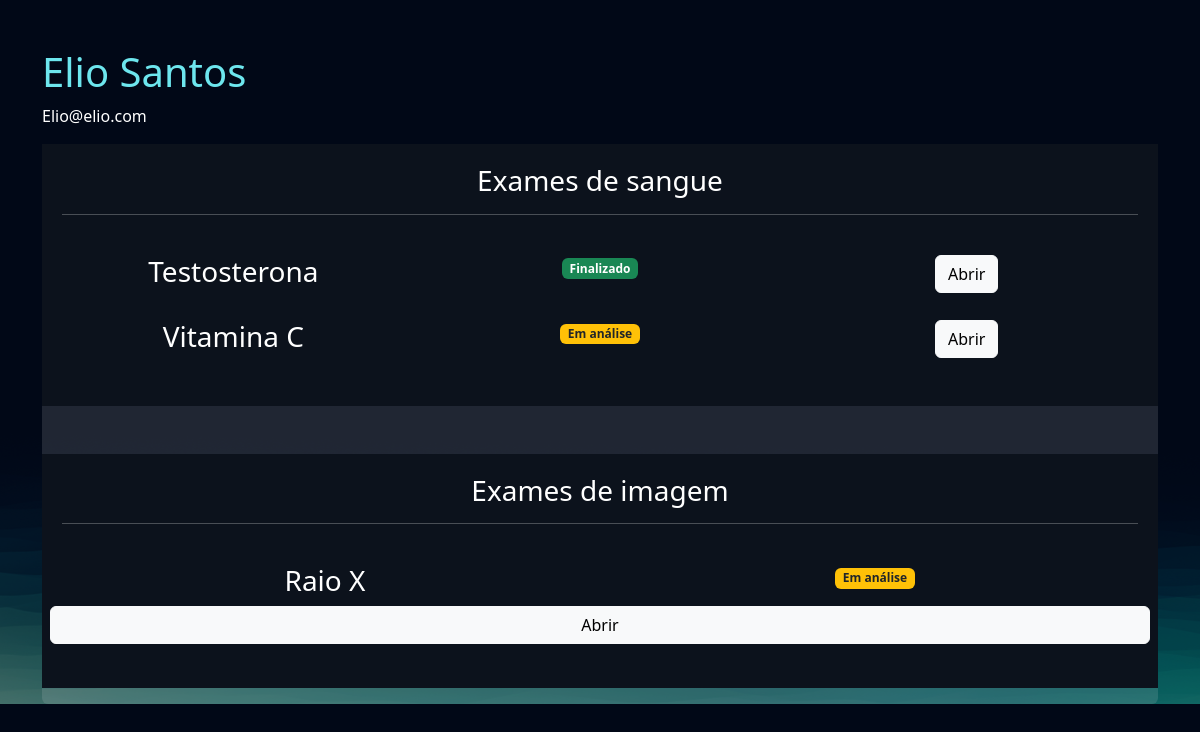
The page /empresarial/cliente/6 (signed in) on the database its author committed.
### exames/models.py (models this page shows, shortened)
class SolicitacaoExame(models.Model):
    choice_status = (
        ('E', 'Em análise'),
        ('F', 'Finalizado')
    )
    usuario = models.ForeignKey(User, on_delete=models.DO_NOTHING)
    exame = models.ForeignKey(TiposExames, on_delete=models.DO_NOTHING)
    status = models.CharField(max_length=2, choices=choice_status)
    resultado = models.FileField(upload_to="resultados", null=True, blank=True)
    requer_senha = models.BooleanField(default=False)
    senha = models.CharField(max_length=6, null=True, blank=True)
    def badge_template(self):
        if self.status == "E":
            classes = 'bg-warning text-dark'
            texto = "Em análise"
        elif self.status == "F":
            classes = 'bg-success'
            texto = "Finalizado"
        return mark_safe(f'<span class="badge {classes}">{texto}</span>')

class TiposExames(models.Model):
    nome = models.CharField(max_length=50)
    tipo_choices = (
        ('I', 'Exame de Imagem'),
        ('S', 'Exame de Sangue')
    )
    tipo = models.CharField(max_length=1, choices=tipo_choices)
    preco = models.FloatField()
    disponivel = models.BooleanField(default=True)
    horario_inicial = models.IntegerField()
    horario_final = models.IntegerField()

### empresarial/views.py (the view)
# urls.py: path('cliente/<int:cliente_id>', views.cliente, name="cliente"),
@staff_member_required
def cliente(request, cliente_id):
    cliente = User.objects.get(id=cliente_id)
    exames = SolicitacaoExame.objects.filter(usuario=cliente)
    return render(request, 'cliente.html', {'cliente': cliente, 'exames': exames})

### empresarial/templates/cliente.html (shortened to what this page needs)
{% extends "bases/base.html" %}
{% load static %}
{% block 'head' %}
    <link href="{% static 'exames/css/css.css' %}" rel="stylesheet">
    <link href="{% static 'exames/css/gerenciar_pedidos.css' %}" rel="stylesheet">
    <link href="{% static 'exames/css/gerenciar_exames.css' %}" rel="stylesheet">
{% endblock 'head' %}
{% block 'conteudo' %}
    <br>
    <br>
    <div class="container">
        <h3 class="font-destaque">{{cliente.get_full_name}}</h3>
        <p>{{cliente.email}}</p>
        <div class="card card-view">
            <div class="sub-card">
                <h3>Exames de sangue</h3>
                <hr>
                <br>
                {% for exame in exames  %}
                    {% if  exame.exame.tipo == 'S'%}
                        <div class="row">
                            <div class="col-md"><h3>{{exame.exame.nome}}</h3></div>
                            <div class="col-md">{{exame.badge_template}}</div>
                            <div class="col-md">
                                <a href="{% url 'exame_cliente' exame.id %}" class="btn btn-light">Abrir</a>
                            </div>
                        </div>
                        <br>
                    {% endif %}
                {% endfor %}
            </div>
            <br>
            <br>
            <div class="sub-card">
                <h3>Exames de imagem</h3>
                <hr>
                <br>
                {% for exame in exames  %}
                    {% if  exame.exame.tipo == 'I'%}
                        <div class="row">
                            <div class="col-md"><h3>{{exame.exame.nome}}</h3></div>
                            <div class="col-md">{{exame.badge_template}}</div>
                            <a href="{% url 'exame_cliente' exame.id %}" class="btn btn-light">Abrir</a>
                        </div>
                        <br>
                    {% endif %}
                {% endfor %}
            </div>
        </div>
    </div>
{% endblock 'conteudo' %}

### templates/static/geral/css/base.css (style rules this page uses)
:root { --main-color: #151C34; --dark-color: #0C121C ; --light-color: #6DE6EE; --contrast-color: #f4c96b; --differential-color: #066668; }
* { color: white }
.font-destaque { color: var(--light-color); font-size: 40px; }

### templates/static/exames/css/css.css (style rules this page uses)
body { background-image: url('/static/geral/img/bg2.png'); background-size: cover; }
.card { background-color: rgba(217, 217, 217, .14); color: white; padding: 15px; }

### templates/static/exames/css/gerenciar_pedidos.css (style rules this page uses)
.card-view { text-align: center; padding: 0; border: none; height: 70vh; }

### templates/static/exames/css/gerenciar_exames.css (style rules this page uses)
.sub-card { background-color: var(--dark-color); padding: 20px; }

### rows shown on the page
SolicitacaoExame: exame.nome "Testosterona", badge_template "Finalizado"
SolicitacaoExame: exame.nome "Vitamina C", badge_template "Em análise"
SolicitacaoExame: exame.nome "Raio X", badge_template "Em análise"

### other values the page prints
{{ cliente.get_full_name }} "Elio Santos"
{{ cliente.email }} "Elio@elio.com"
